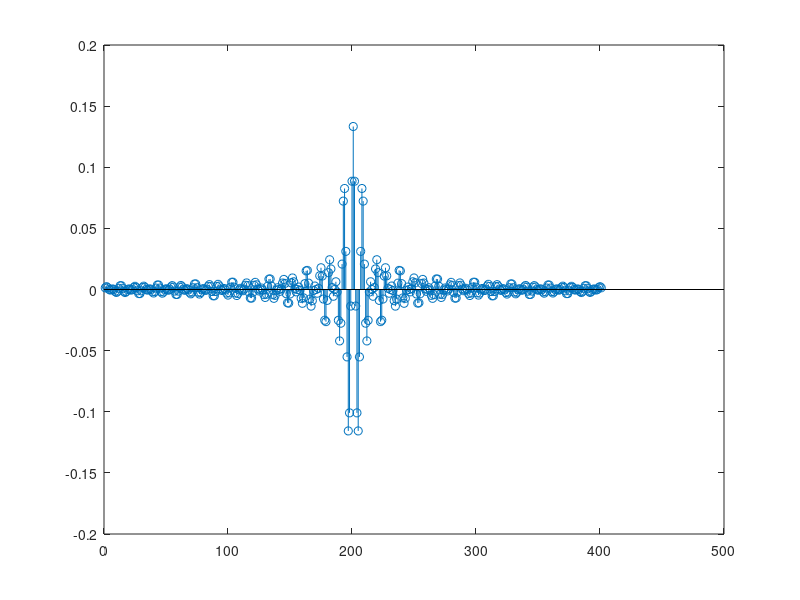
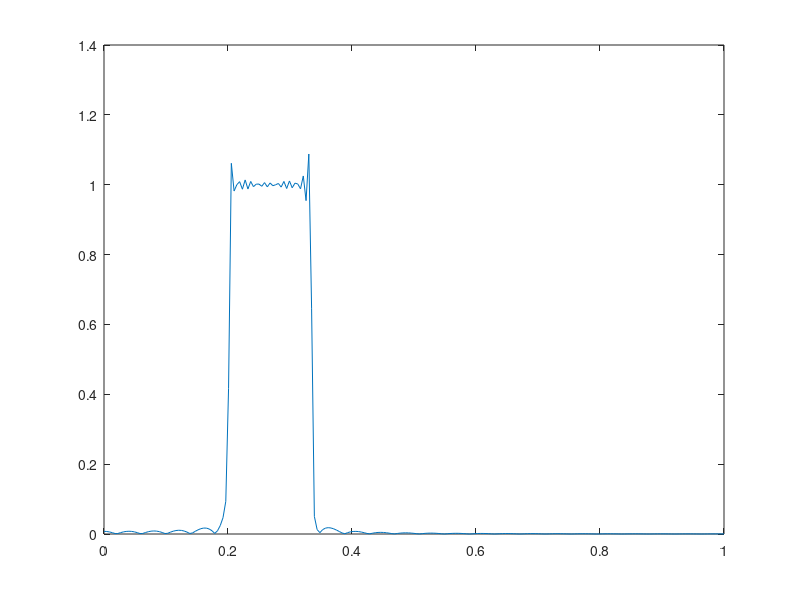
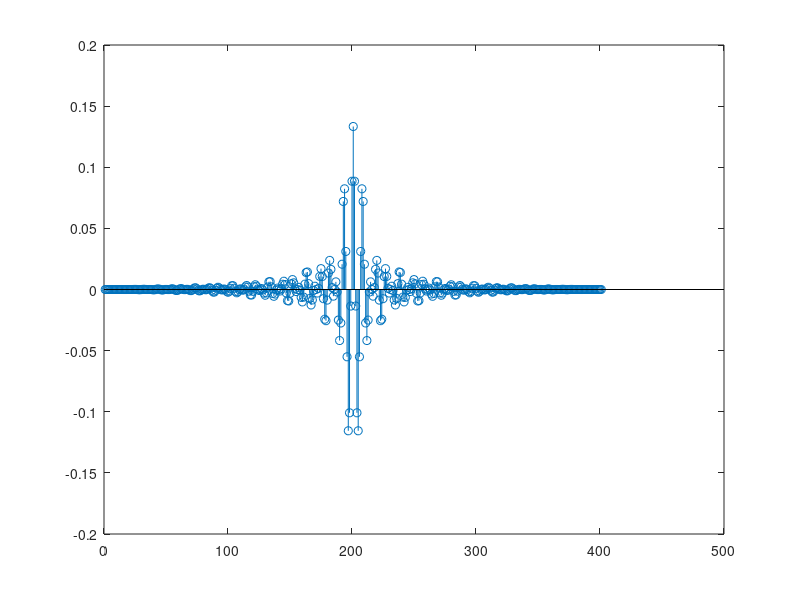
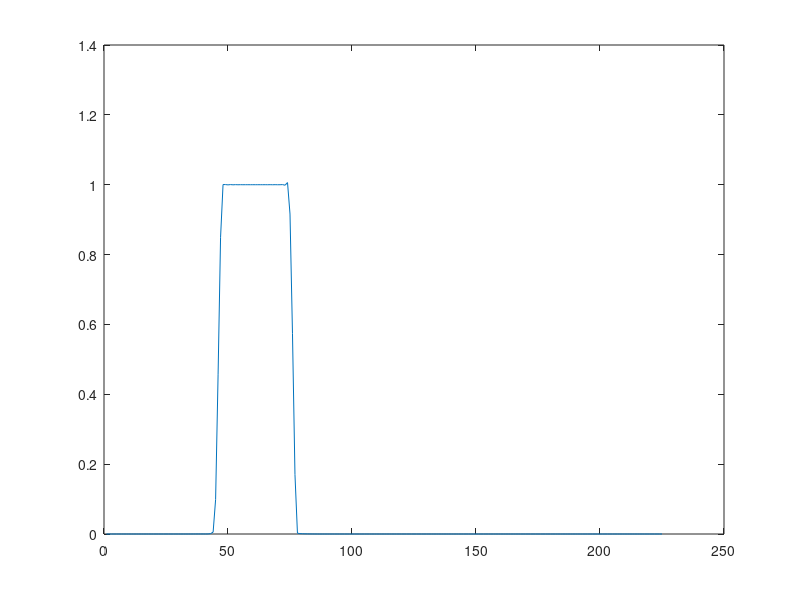

These charts were generated, in order, by the following MATLAB code:
clear
clc
close all
%%pkg load signal
%%%%%%%% parametros %%%%%%%%%
Fs = 1e3;
N = 500;
M = 200;
wc1 = pi/5;
wc2 = pi/3;
t=0:N-1;
t=t/Fs;
%%%%%%%%%%%%%%% Filtro PF %%%%%%%%%%%%%%
h_0 = (wc2-wc1)/(pi);
for n=1:M
h_positivo(n) = sin(wc2*n)/(pi*n) - sin(wc1*n)/(pi*n);
end
h = [fliplr(h_positivo) h_0 h_positivo];
figure
stem(h)
%preenchimento com zeros - somente para visualizar
%melhor o espectro
h_z = [h zeros(1,50)];
H = fft(h_z);
f_filter = linspace(0,1,length(h_z)/2)
figure
plot(f_filter, abs(H(1:length(H)/2)));
%%%%%%%%%%% Com janela %%%%%%%%%%%%%
w = window(@hann, length(h))';
h = h.*w;
figure
stem(h);
h_z = [h zeros(1,50)];
H = fft(h_z);
figure
plot(abs(H(1:length(H)/2)));
%%%%%%%%%%% teste %%%%%%%%%%%%
%% Comparao de sinais exemplo no tempo
sinal = sin(2*pi*20*t) + 0.2*sin(2*pi*400*t) + sin(2*pi*120*t)
figure;
plot(sinal)
figure
sinal_filtrado = filter(h,1,sinal)
plot(sinal_filtrado)
%% Comparao dos espectros
f_vector=0:N-1;
f_vector = f_vector*Fs/N;
f_vector_nyq = f_vector(1:length(f_vector)/2);
figure
SINAL = fft(sinal);
plot(f_vector_nyq, abs(SINAL(1:length(SINAL)/2)));
hold
SINAL_FILTRADO = fft(sinal_filtrado);
plot(f_vector_nyq, abs(SINAL_FILTRADO(1:length(SINAL_FILTRADO)/2)));
